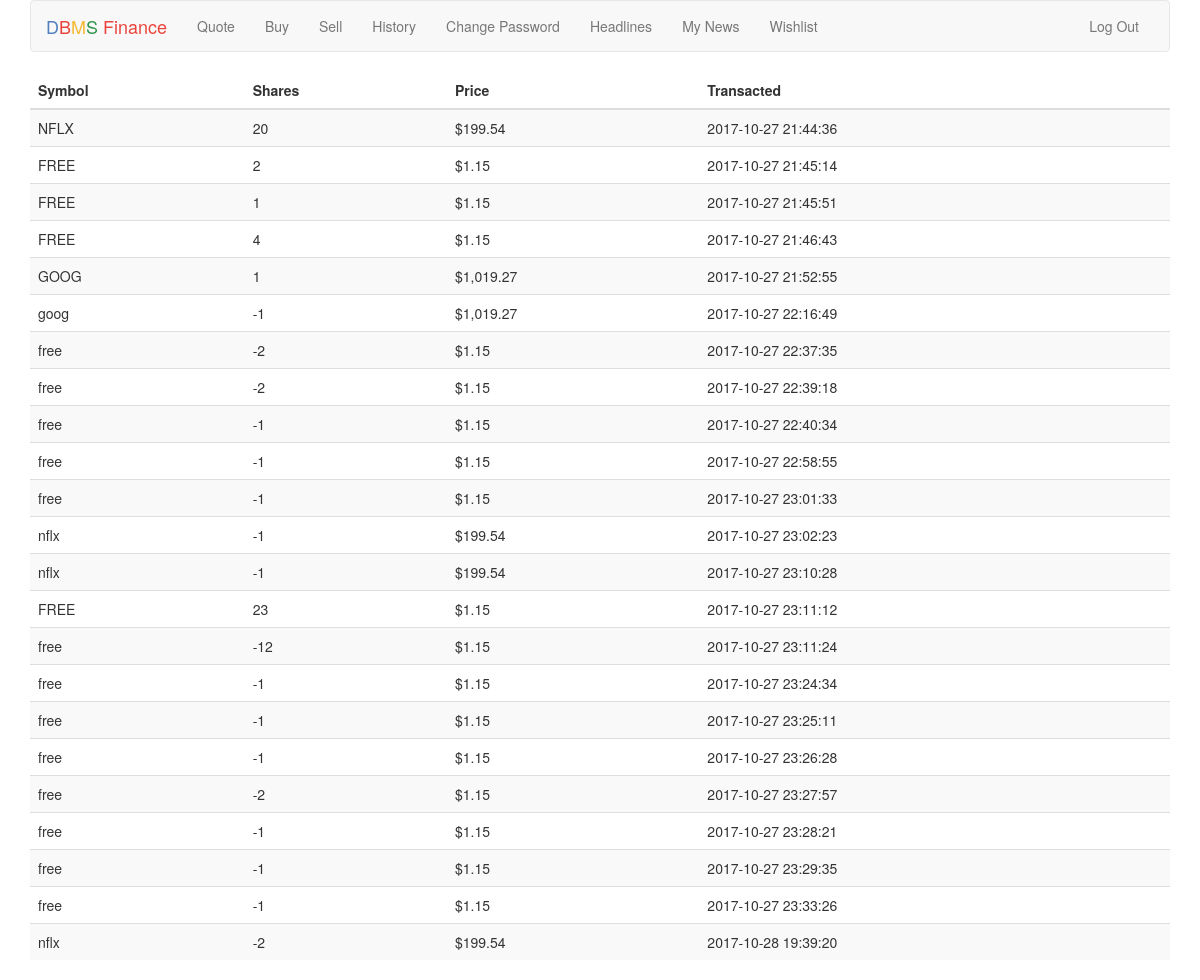
Screenshot of /history (signed in) with the database file from the repository.
### tables this page shows
CREATE TABLE 'history' ('id' INTEGER NOT NULL, 'sym' TEXT NOT NULL, 'shares' INTEGER NOT NULL,'price' REAL NOT NULL, 'Transacted' DATETIME NOT NULL DEFAULT CURRENT_TIMESTAMP);

### application.py (the view)
@app.route("/history")
@login_required
def history():
    rows = db.execute("SELECT * FROM history WHERE id=:id  ORDER BY Transacted",id=session["user_id"])
    return render_template("history.html",rows = rows)
    return apology("TODO")

### helpers.py (called while the page is built)
def login_required(f):
    @wraps(f)
    def decorated_function(*args, **kwargs):
        if session.get("user_id") is None:
            return redirect(url_for("login", next=request.url))
        return f(*args, **kwargs)
    return decorated_function

def usd(value):
    return "${:,.2f}".format(value)

### templates/history.html (shortened to what this page needs)
{% extends "layout.html" %}
{% block main %}
    <table class="table table-striped">
        <thead>
            <tr>
                <th>Symbol</th>
                <th>Shares</th>
                <th>Price</th>
                <th>Transacted</th>
            </tr>
        </thead>
        <tbody>
            {%for rowX in rows%}
                <tr>
                    <td>{{rowX.sym}}</td>
                    <td>{{rowX.shares}}</td>
                    <td>{{rowX.price|usd}}</td>
                    <td>{{rowX.Transacted}}</td>
                </tr>
            {%endfor%}
        </tbody>
    </table>
{% endblock %}

### templates/layout.html (shortened to what this page needs)
<!DOCTYPE html>
<html lang="en">
    <head>
        <link href="https://maxcdn.bootstrapcdn.com/bootstrap/3.3.7/css/bootstrap.min.css" rel="stylesheet"/>
        <link href="{{ url_for('static', filename='styles.css') }}" rel="stylesheet"/>
    </head>
    <body>
        <div class="container">
            <nav class="navbar navbar-default">
                <div class="container-fluid">
                    <div class="navbar-header">
                        <a class="navbar-brand" href="{{ url_for('index') }}"><span class="blue">D</span><span class="red">B</span><span class="yellow">M</span><span class="green">S</span> <span class="red">Finance</span></a>
                    </div>
                    <div class="collapse navbar-collapse" id="navbar">
                        {% if session.user_id %}
                            <ul class="nav navbar-nav">
                                <li><a href="{{ url_for('quote') }}">Quote</a></li>
                                <li><a href="{{ url_for('buy') }}">Buy</a></li>
                                <li><a href="{{ url_for('sell') }}">Sell</a></li>
                                <li><a href="{{ url_for('history') }}">History</a></li>
                                <li><a href="{{ url_for('change_password') }}">Change Password </a></li>
                                <li><a href="{{ url_for('news')  }}">Headlines</a></li>
                                <li><a href="{{url_for('my_news')}}">My News</a></li>
                                <li><a href="{{url_for('wishlist')}}">Wishlist</a></li>
                            </ul>
                            <ul class="nav navbar-nav navbar-right">
                                <li><a href="{{ url_for('logout') }}">Log Out</a></li>
                            </ul>
                        {% else %}
                            <ul class="nav navbar-nav navbar-right">
                                <li><a href="{{ url_for('register') }}">Register</a></li>
                                <li><a href="{{ url_for('login') }}">Log In</a></li>
                            </ul>
                        {% endif %}
                    </div>
                </div>
            </nav>
            <main>
                {% block main %}{% endblock %}
            </main>
        </div>
    </body>
</html>

### static/styles.css (style rules this page uses)
.container { margin-left: auto; margin-right: auto; text-align: center; }
.navbar-default .navbar-brand .blue { color: #537fbe; }
.navbar-default .navbar-brand .red { color: #ea433b; }
.navbar-default .navbar-brand .yellow { color: #f5b82e; }
.navbar-default .navbar-brand .green { color: #2e944b; }
main td { text-align: left; }

### rows the page displays
history: sym "NFLX", shares "20", price "$199.54", Transacted "2017-10-27 21:44:36"
history: sym "FREE", shares "2", price "$1.15", Transacted "2017-10-27 21:45:14"
history: sym "FREE", shares "1", price "$1.15", Transacted "2017-10-27 21:45:51"
history: sym "FREE", shares "4", price "$1.15", Transacted "2017-10-27 21:46:43"
history: sym "GOOG", shares "1", price "$1,019.27", Transacted "2017-10-27 21:52:55"
history: sym "goog", shares "-1", price "$1,019.27", Transacted "2017-10-27 22:16:49"
history: sym "free", shares "-2", price "$1.15", Transacted "2017-10-27 22:37:35"
history: sym "free", shares "-2", price "$1.15", Transacted "2017-10-27 22:39:18"
history: sym "free", shares "-1", price "$1.15", Transacted "2017-10-27 22:40:34"
history: sym "free", shares "-1", price "$1.15", Transacted "2017-10-27 22:58:55"
history: sym "free", shares "-1", price "$1.15", Transacted "2017-10-27 23:01:33"
history: sym "nflx", shares "-1", price "$199.54", Transacted "2017-10-27 23:02:23"
history: sym "nflx", shares "-1", price "$199.54", Transacted "2017-10-27 23:10:28"
history: sym "FREE", shares "23", price "$1.15", Transacted "2017-10-27 23:11:12"
history: sym "free", shares "-12", price "$1.15", Transacted "2017-10-27 23:11:24"
history: sym "free", shares "-1", price "$1.15", Transacted "2017-10-27 23:24:34"
history: sym "free", shares "-1", price "$1.15", Transacted "2017-10-27 23:25:11"
history: sym "free", shares "-1", price "$1.15", Transacted "2017-10-27 23:26:28"
history: sym "free", shares "-2", price "$1.15", Transacted "2017-10-27 23:27:57"
history: sym "free", shares "-1", price "$1.15", Transacted "2017-10-27 23:28:21"
history: sym "free", shares "-1", price "$1.15", Transacted "2017-10-27 23:29:35"
history: sym "free", shares "-1", price "$1.15", Transacted "2017-10-27 23:33:26"
history: sym "nflx", shares "-2", price "$199.54", Transacted "2017-10-28 19:39:20"
